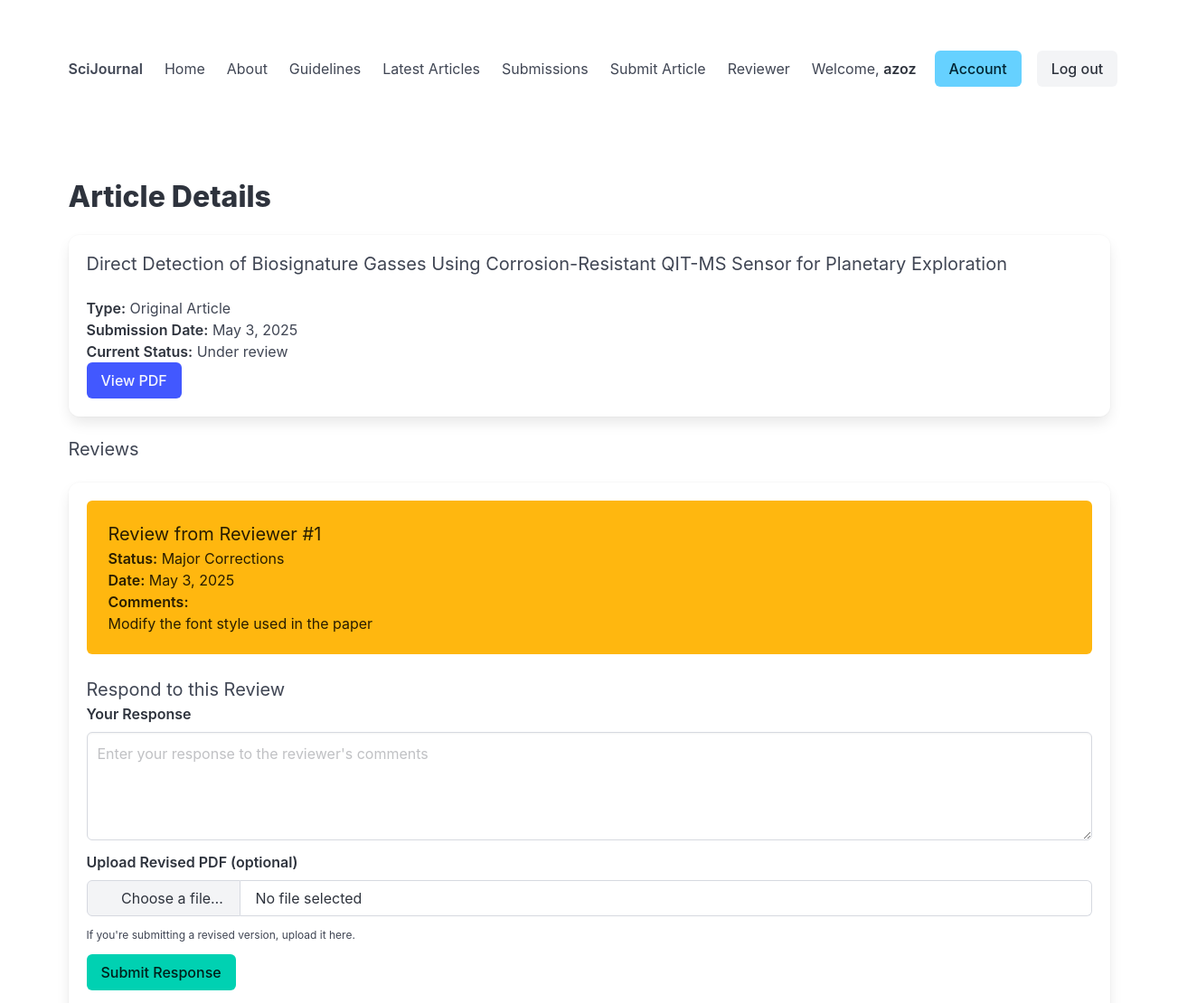
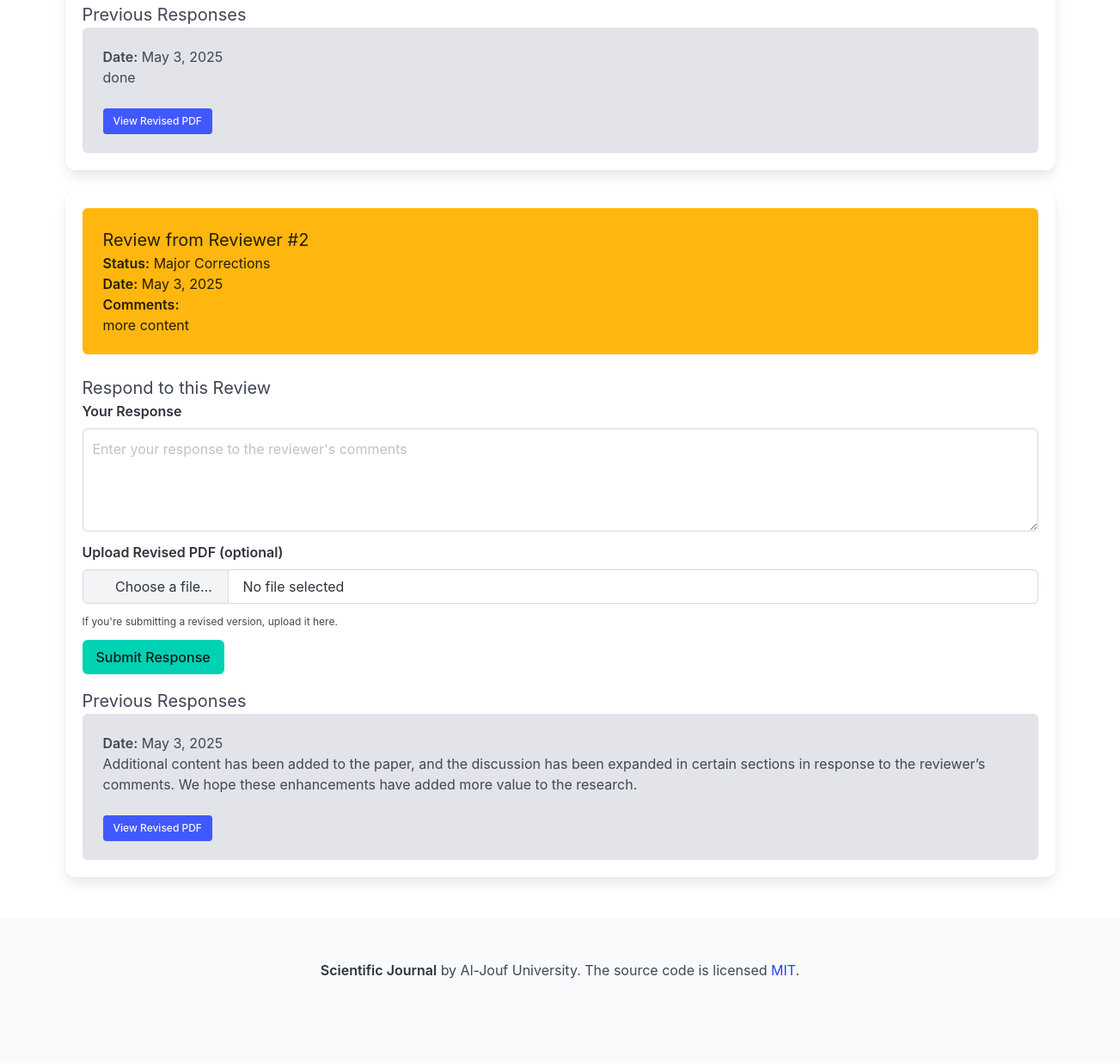
Page /article/10/ (signed in) on the committed database (2 pictures, top to bottom).
### journal/models.py (models this page shows, shortened)
class Article(models.Model):
    ARTICLE_TYPE_CHOICES = [
        ('original', 'Original Article'),
        ('review', 'Review Article'),
    ]
    DECISION_CHOICES = [
        ('accepted', 'Accepted'),
        ('under_review', 'Under review'),
        ('revision_requested', 'Revision Requested'),
        ('rejected', 'Rejected'),
        ('withdrawn', 'Withdrawn'),
    ]
    title = models.CharField(max_length=255)
    author = models.ForeignKey(User, on_delete=models.CASCADE, related_name='articles')
    type = models.CharField(max_length=20, choices=ARTICLE_TYPE_CHOICES)
    abstract = models.TextField(blank=True, null=True)
    keywords = models.CharField(max_length=255, blank=True, null=True)
    authors = models.CharField(max_length=255, blank=True, null=True)
    pdf_file = models.FileField(upload_to='article_pdfs/', null=True, blank=True, help_text="Upload your article as a PDF file")
    submission_date = models.DateField()
    acceptance_date = models.DateField(null=True, blank=True)
    publication_date = models.DateField(null=True, blank=True)
    decision = models.CharField(max_length=20, choices=DECISION_CHOICES, default='under_review')
    reviewers = models.ManyToManyField(User, through='Review', related_name='reviewing_articles')

class Review(models.Model):
    STATUS_CHOICES = [
        ('new', 'New'),
        ('accepted', 'Accepted'),
        ('rejected', 'Rejected'),
        ('minor_corrections', 'Minor Corrections'),
        ('major_corrections', 'Major Corrections'),
    ]
    article = models.ForeignKey(Article, on_delete=models.CASCADE, related_name='reviews')
    reviewer = models.ForeignKey(User, on_delete=models.CASCADE, related_name='reviews')
    status = models.CharField(max_length=20, choices=STATUS_CHOICES, default='new')
    comments = models.TextField(blank=True)  # Make comments optional
    revision = models.PositiveIntegerField(default=0)  # Start at 0, increment for each review round
    created_at = models.DateTimeField(auto_now_add=True)
    class Meta:
        unique_together = ['article', 'reviewer', 'revision']
        ordering = ['article', 'reviewer', '-revision']

class AuthorResponse(models.Model):
    article = models.ForeignKey(Article, on_delete=models.CASCADE, related_name='responses')
    review = models.ForeignKey(Review, on_delete=models.CASCADE, related_name='author_responses')
    response_text = models.TextField()
    revised_pdf = models.FileField(upload_to='revised_pdfs/', null=True, blank=True)
    created_at = models.DateTimeField(auto_now_add=True)
    class Meta:
        ordering = ['-created_at']

### journal/views.py (the view, shortened to what this page needs)
# urls.py: path('article/<int:article_id>/', views.article_detail, name='article_detail'),
@login_required
def article_detail(request, article_id):
    article = get_object_or_404(Article, id=article_id)
    if request.user != article.author:
        messages.error(request, "You are not authorized to view this article.")
        return redirect('submissions_page')
    reviews = Review.objects.filter(article=article).order_by('reviewer', '-revision')
    latest_reviews = {}
    for review in reviews:
        if review.reviewer_id not in latest_reviews:
            latest_reviews[review.reviewer_id] = review
    latest_reviews = list(latest_reviews.values())
    responses = AuthorResponse.objects.filter(article=article).order_by('-created_at')
    return render(request, 'journal/article_detail.html', {
        'article': article,
        'reviews': latest_reviews,
        'responses': responses
    })

### journal/templatetags/journal_filters.py (called while the page is built)
@register.filter
def filter_by_review(responses, review_id):
    return [response for response in responses if response.review_id == review_id]

### journal/templates/journal/article_detail.html (shortened to what this page needs)
{% extends 'journal/base.html' %}
{% load journal_filters %}
{% block content %}
<h1 class="title">Article Details</h1>
<div class="box">
    <h2 class="subtitle">{{ article.title }}</h2>
    <p><strong>Type:</strong> {{ article.get_type_display }}</p>
    <p><strong>Submission Date:</strong> {{ article.submission_date }}</p>
    <p><strong>Current Status:</strong> {{ article.get_decision_display }}</p>
    {% if article.pdf_file %}
        <a href="{{ article.pdf_file.url }}" class="button is-link" target="_blank">
            View PDF
        </a>
    {% endif %}
</div>
{% if reviews %}
<h2 class="subtitle">Reviews</h2>
{% for review in reviews %}
<div class="box">
    <div class="notification {% if review.status == 'accepted' %}is-success{% elif review.status == 'rejected' %}is-danger{% elif review.status == 'minor_corrections' %}is-warning{% elif review.status == 'major_corrections' %}is-warning{% else %}is-info{% endif %}">
        <h3 class="is-size-5">Review from Reviewer #{{ forloop.counter }}</h3>
        <p><strong>Status:</strong> {{ review.get_status_display }}</p>
        <p><strong>Date:</strong> {{ review.created_at|date:"F j, Y" }}</p>
        <p><strong>Comments:</strong></p>
        <div class="content">
            {{ review.comments|linebreaks|default:"No comments provided." }}
        </div>
    </div>
    <div class="mt-4">
        <h4 class="is-size-5">Respond to this Review</h4>
        <form method="POST" enctype="multipart/form-data">
            <div class="field">
                <label class="label">Your Response</label>
                <div class="control">
                    <textarea name="response_text" class="textarea" rows="4" placeholder="Enter your response to the reviewer's comments"></textarea>
                </div>
            </div>
            <div class="field">
                <label class="label">Upload Revised PDF (optional)</label>
                <div class="file has-name is-fullwidth">
                    <label class="file-label">
                        <span class="file-cta">
                            <span class="file-icon">
                            </span>
                            <span class="file-label">
                                Choose a file…
                            </span>
                        </span>
                        <span class="file-name">
                            No file selected
                        </span>
                    </label>
                </div>
                <p class="help">If you're submitting a revised version, upload it here.</p>
            </div>
            <div class="field">
                <div class="control">
                    <button type="submit" class="button is-primary">Submit Response</button>
                </div>
            </div>
        </form>
    </div>
    {% with review_responses=responses|dictsortreversed:"created_at"|filter_by_review:review.id %}
    {% if review_responses %}
    <div class="mt-4">
        <h4 class="is-size-5">Previous Responses</h4>
        {% for response in review_responses %}
        <div class="notification is-light">
            <p><strong>Date:</strong> {{ response.created_at|date:"F j, Y" }}</p>
            <div class="content">
                {{ response.response_text|linebreaks }}
            </div>
            {% if response.revised_pdf %}
            <a href="{{ response.revised_pdf.url }}" class="button is-small is-link" target="_blank">
                View Revised PDF
            </a>
            {% endif %}
        </div>
        {% endfor %}
    </div>
    {% endif %}
    {% endwith %}
</div>
{% endfor %}
{% else %}
<div class="notification is-info">
    No reviews have been submitted for this article yet.
</div>
{% endif %}
{% endblock %}

### journal/templates/journal/base.html (shortened to what this page needs)
<!DOCTYPE html>
<html>
<head>
    <link rel="stylesheet" href="https://cdn.jsdelivr.net/npm/bulma@1.0.0/css/bulma.min.css">
</head>
<body>
    <section class="section">
        <div class="container">
            <nav class="navbar" role="navigation" aria-label="main navigation">
                <div class="navbar-brand">
                    <a class="navbar-item" href="{% url 'home_page' %}">
                        <strong>SciJournal</strong>
                    </a>
                </div>
                <div id="navbarBasicExample" class="navbar-menu">
                    <div class="navbar-start">
                        <a class="navbar-item {% if request.resolver_match.url_name == 'home_page' %}is-active{% endif %}" href="{% url 'home_page' %}">
                            Home
                        </a>
                        <a class="navbar-item {% if request.resolver_match.url_name == 'about_page' %}is-active{% endif %}" href="{% url 'about_page' %}">
                            About
                        </a>
                        <a class="navbar-item {% if request.resolver_match.url_name == 'guidelines_page' %}is-active{% endif %}" href="{% url 'guidelines_page' %}">
                            Guidelines
                        </a>
                        <a class="navbar-item {% if request.resolver_match.url_name == 'accepted_articles' %}is-active{% endif %}" href="{% url 'accepted_articles' %}">
                            Latest Articles
                        </a>
                        {% if user.is_authenticated %}
                            {% if not user.is_staff and not user.is_superuser %}
                                <a class="navbar-item {% if request.resolver_match.url_name == 'submissions_page' %}is-active{% endif %}" href="{% url 'submissions_page' %}">
                                    Submissions
                                </a>
                                <a class="navbar-item {% if request.resolver_match.url_name == 'submit_article' %}is-active{% endif %}" href="{% url 'submit_article' %}">
                                    Submit Article
                                </a>
                                <a class="navbar-item {% if request.resolver_match.url_name == 'reviewer_page' %}is-active{% endif %}" href="{% url 'reviewer_page' %}">
                                    Reviewer
                                </a>
                            {% endif %}
                        {% endif %}
                    </div>
                    <div class="navbar-end">
                        <div class="navbar-item">
                            {% if user.is_authenticated %}
                                <span class="mr-2">Welcome, <strong>{{ user.username }}</strong></span>
                            {% endif %}
                            <div class="buttons">
                                {% if user.is_authenticated %}
                                    <a class="button is-info {% if request.resolver_match.url_name == 'account_page' %}is-active{% endif %}" href="{% url 'account_page' %}">
                                        Account
                                    </a>
                                    <form method="post" action="{% url 'logout_page' %}" style="display: inline; margin-left: 5px;">
                                        <button type="submit" class="button is-light">
                                            Log out
                                        </button>
                                    </form>
                                {% endif %}
                            </div>
                        </div>
                    </div>
                </div>
            </nav>
        </div>
    </section>
    <section class="section">
        <div class="container">
            {% block content %}
            {% endblock %}
        </div>
    </section>
    <footer class="footer">
        <div class="content has-text-centered">
            <p>
                <strong>Scientific Journal</strong> by  Al-Jouf University. The source code is licensed
                <a href="http://opensource.org/licenses/mit-license.php">MIT</a>.
            </p>
        </div>
    </footer>
</body>
</html>

### rows in the picture
Article: title "Direct Detection of Biosignature Gasses Using Corrosion-Resistant QIT-MS Sensor for Planetary Exploration", type "Original Article", submission_date "May 3, 2025", decision "Under review"
Review: status "Major Corrections", created_at "May 3, 2025", comments "Modify the font style used in the paper"
AuthorResponse: created_at "May 3, 2025", response_text "done"
Review: status "Major Corrections", created_at "May 3, 2025", comments "more content"
AuthorResponse: created_at "May 3, 2025", response_text "Additional content has been added to the paper, and the discussion has been expanded in certain sections in response to the reviewer’s comments. We hope these enhancements have added more value to the research."

### other values in the picture
{{ user.username }} "azoz"
